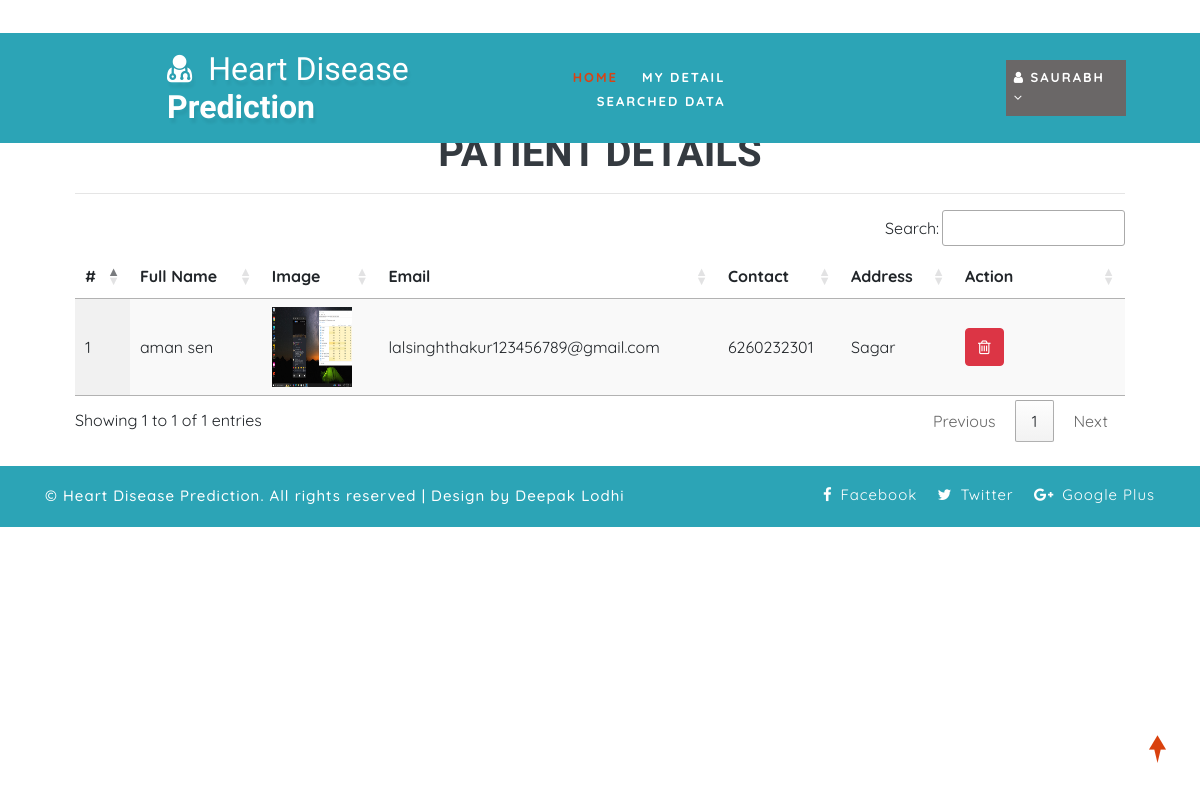
Screenshot of /view_patient/ (signed in) with the database file from the repository.
### health/models.py (models this page shows, shortened)
class Patient(models.Model):
    user = models.ForeignKey(User, on_delete=models.CASCADE, null=True)
    contact = models.CharField(max_length=100, null=True)
    address = models.CharField(max_length=100, null=True)
    dob = models.DateField(null=True)
    image = models.FileField(null=True)

### health/views.py (the view)
# urls.py: path('view_patient/', view_patient, name="view_patient"),
@login_required(login_url="login")
def view_patient(request):
    patient = Patient.objects.all()
    return render(request, 'view_patient.html', {'patient': patient})

### health/templates/view_patient.html
{% extends 'index.html' %}
{% load static %}
{% block body %}
<div class="container-fluid" style="width:90%;margin-top:8%">
                    <div class="container-fluid">
                        <h1 align="center" class="w3ls-title text-uppercase text-dark font-weight-bold">Patient Details</h1>
                         </div><hr>
                                <table id="example" class="display" style="width:100%">
                                  <thead>
                                    <tr>
                                      <th>#</th>
                                      <th>Full Name</th>
                                      <th>Image</th>
                                      <th>Email</th>
                                      <th>Contact</th>
                                      <th>Address</th>
                                      <th>Action</th>
                                  </tr>
                              </thead>
                              <tbody>
                              {% for i in patient %}
                                <tr>
                                  <td>{{forloop.counter}}</td>
                                  <td>{{i.user.first_name}} {{i.user.last_name}}</td>
                                  <td>{% if i.image %}<img src="{{i.image.url}}" style="width:80px;height:80px">{% endif %}</td>
                                  <td>{{i.user.email}}</td>
                                  <td>{{i.contact}}</td>
                                  <td>{{i.address}}</td>
                                  <td style="width:150px">
                                      <a href="{% url 'delete_patient' i.id %}" ><button class="btn btn-danger" onclick="return confirm('Are you sure?')"><i class="fa fa-trash-o"></i></button></a></td>
                              </tr>
                              {% endfor %}
                          </tbody>
                      </table>
                  </div>
{% endblock %}

### health/templates/index.html (shortened to what this page needs)
<!DOCTYPE html>
{% load static %}
<html lang="zxx">
<head>
	<link rel="stylesheet" href="{% static 'css/bootstrap.css' %}">
	<link href="{% static 'css/css_slider.css' %}" type="text/css" rel="stylesheet" media="all">
	<link rel="stylesheet" href="{% static 'css/style.css' %}" type="text/css" media="all" />
	<link href="{% static 'css/font-awesome.min.css' %}" rel="stylesheet">
<link rel='stylesheet' type='text/css' href="https://cdn.datatables.net/1.10.21/css/jquery.dataTables.min.css">
<link rel='stylesheet' type='text/css' href="https://cdn.datatables.net/buttons/1.6.2/css/buttons.dataTables.min.css">
</head>
<body>
	<div id="home" style="margin-bottom:2%">
		<header>
			<div class="top-bar py-3">
				<div class="container">
					<div class="row">
						<div class="col-xl-7 col-lg-6 col-md-4 top-social-agile text-md-right text-center mt-md-0 mt-2">
							<div class="row">
								<div class="col-xl-3 col-lg-4 col-6 top-w3layouts p-md-0 text-right">
								</div>
								<div class="col-xl-3 col-lg-4 col-6 header-w3layouts text-md-right text-left">
								</div>
							</div>
						</div>
					</div>
				</div>
			</div>
		</header>
		<div class="main-top" style="background:rgb(44, 164, 182)">
			<div class="container-fluid">
				<div class="header d-md-flex justify-content-between align-items-center py-3">
					<div id="logo" style="margin-left:13%">
						<h1>
							<a href="index.html">
								<span class="fa fa-user-md mr-2"></span>
								<span class="logo-sp">Heart Disease</span> Prediction
							</a>
						</h1>
					</div>
					{% if request.user.is_staff %}
					<div class="nav_w3ls" style="margin-right:4%">
						<nav>
							<label for="drop1" class="toggle">Menu</label>
							<input type="checkbox" id="drop1" />
							<ul class="menu" style="padding:15px;width:100%">
								<li class="mx-lg-4 mx-md-3 my-md-0 my-2"><a href="{% url 'admin_home' %}" >Home</a></li>
								<li>
									<label for="drop-2" class="toggle toogle-2"> <span class="fa fa-angle-down" aria-hidden="true"></span>
									</label>
									<a href="#"> Doctor <span class="fa fa-angle-down" aria-hidden="true"></span></a>
									<ul style="margin-top:2%;width:40%;margin-right:0%">
										<li style="width:100%;"><a href="/add_doctor" class="drop-text">Add Doctor</a></li>
										<li style="width:100%;"><a href="/view_doctor" class="drop-text">View Doctor</a></li>
									</ul>
								</li>
								<li class="mx-lg-4 mx-md-3 my-md-0 my-2"><a href="/view_patient">Patient</a></li>
								<li class="mx-lg-4 mx-md-3 my-md-0 my-2">
									<a href="/view_search_pat">Searched Data</a></li>
								<li><a href="/view_feedback">Feedback</a></li>
							</ul>
						</nav>
					</div>
					<div class="nav_w3ls" style="margin-right:3%">
						<nav>
							<label for="drop2" class="toggle">Menu</label>
							<input type="checkbox" id="drop2" />
							<ul class="menu">
								<li class="mx-lg-4 mx-md-3 my-md-0 my-2" style="background:red;padding:8px">
									<label for="drop-2" class="toggle toogle-2"> <span class="fa fa-angle-down" aria-hidden="true"></span>
									</label>
									<a href="#"><i class="fa fa-user"></i> {{request.user.username}} <span class="fa fa-angle-down" aria-hidden="true"></span></a>
									<ul style="margin-top:10%;width:80%;margin-right:5%">
										<li style="width:100%;"><a href="{% url 'change_password' %}" class="drop-text">Password</a></li>
										<li style="width:100%;"><a href="{% url 'logout' %}" class="drop-text">Logout</a></li>
									</ul>
								</li>
							</ul>
						</nav>
					</div>
					{% elif request.user.doctor_set.all.0 %}
					<div class="nav_w3ls" style="margin-right:4%">
						<nav>
							<ul class="menu" style="padding:15px;width:100%">
								<li><a href="{% url 'doctor_home' %}" class="active">Home</a></li>
								<li class="mx-lg-4 mx-md-3 my-md-0 my-2">
									<a href="/profile_doctor">My Detail</a></li>
								<li class="mx-lg-4 mx-md-3 my-md-0 my-2">
									<a href="view_search_pat">Searched Data</a></li>
							</ul>
						</nav>
					</div>
					<div class="nav_w3ls" style="margin-right:3%">
						<nav>
							<ul class="menu">
								<li class="mx-lg-4 mx-md-3 my-md-0 my-2" style="background:#6a6767;padding:8px">
									<a href="#"><i class="fa fa-user"></i> {{request.user.username}} <span class="fa fa-angle-down" aria-hidden="true"></span></a>
								</li>
							</ul>
						</nav>
					</div>
					{% endif %}
				</div>
			</div>
		</div>
		{% block body %}
		{% endblock %}
	</div>
	<div class="copy-w3pvt" style="background:rgb(44, 164, 182);color:white">
		<div class="container py-3">
			<div class="row">
				<div class="col-lg-7 w3ls_footer_grid1_left text-lg-left text-center">
					<p style="color:white">&copy; Heart Disease Prediction. All rights reserved | Design by Deepak Lodhi</a>
					</p>
				</div>
				<div class="col-lg-5 w3ls_footer_grid_left1_pos text-lg-right text-center mt-lg-0 mt-2">
					<ul style="color:white">
						<li>
							<a href="#" style="color:white" class="facebook">
								<span class="fa fa-facebook-f mr-2"></span>Facebook</a>
						</li>
						<li class="mx-3">
							<a href="#" style="color:white" class="twitter">
								<span class="fa fa-twitter mr-2"></span>Twitter</a>
						</li>
						<li>
							<a href="#" style="color:white" class="google">
								<span class="fa fa-google-plus mr-2"></span>Google Plus</a>
						</li>
					</ul>
				</div>
			</div>
		</div>
	</div>
	<a href="#home" style="color:white" class="move-top text-center"></a>
</body>
</html>

### health/static/css/style.css (style rules this page uses)
body { padding: 0; margin: 0; background: #FFF; font-family: 'Quicksand', sans-serif; }
body a, body button { transition: 0.5s all; -webkit-transition: 0.5s all; -moz-transition: 0.5s all; -o-transition: 0.5s all; -ms-transition: 0.5s all; text-decoration: none; }
html { scroll-behavior: smooth; }
h1, h2, h3, h4, h5, h6 { margin: 0; padding: 0; font-family: 'Mukta', sans-serif; }
p { margin: 0; padding: 0; font-size: 15px; letter-spacing: 1px; line-height: 1.9; color: #999; font-family: 'Quicksand', sans-serif; }
ul, ol { margin: 0; padding: 0; }
a.move-top { width: 34px; height: 34px; background: url(../images/move-top.png) no-repeat; display: inline-block; position: fixed; bottom: 4%; right: 2%; z-index: 0; }
#home { position: relative; }
.main-top { position: absolute; z-index: 999; width: 100%; background: rgba(0, 0, 0, 0.4); }
nav { margin: 0; padding: 0; }
#logo a { float: left; display: initial; font-weight: 700; font-size: 32px; color: #fff; text-shadow: 2px 5px 3px rgba(0, 0, 0, 0.06); padding: 0; }
span.logo-sp { font-weight: 100; }
nav:after { content: ""; display: table; clear: both; }
nav ul { float: right; padding: 0; margin: 0; list-style: none; position: relative; }
nav ul li { margin: 0px; display: inline-block; float: left; }
nav a { padding: 0; color: #fff; font-size: 13px; letter-spacing: 2px; font-weight: 700; text-transform: uppercase; display: inline-block; transition: 0.5s all; -webkit-transition: 0.5s all; -moz-transition: 0.5s all; -o-transition: 0.5s all; -ms-transition: 0.5s all; }
.menu li a.active, .menu li a:hover { color: #2196f3; transition: 0.5s all; -webkit-transition: 0.5s all; -moz-transition: 0.5s all; -o-transition: 0.5s all; -ms-transition: 0.5s all; color: #d84315; }
li>a:only-child:after { content: ''; }
.w3ls_footer_grid_left1_pos ul li, ul.list-part li { display: inline-block; }
.w3ls_footer_grid_left1_pos ul li a { color: #000; text-decoration: none; letter-spacing: 1px; font-size: 15px; }
.w3ls_footer_grid1_left p { color: #484848; font-weight: 500; }

### rows the page displays
Patient: user.first_name "aman", user.last_name "sen", image (picture), user.email "lalsinghthakur123456789@gmail.com", contact "6260232301", address "Sagar"

### other values shown
{{ request.user.username }} "SAURABH"
